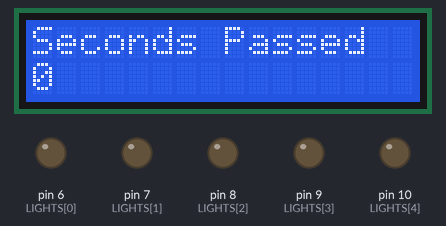
The sketch below on a simulated Arduino Uno, built with avr-gcc and run on an emulated ATmega328P. On the bench: 16×2 character LCD, output pins drawn as LEDs (lit = HIGH). What the sketch prints to the serial monitor is not drawn.

Above: at 0.1 s.
At 5.2 s:
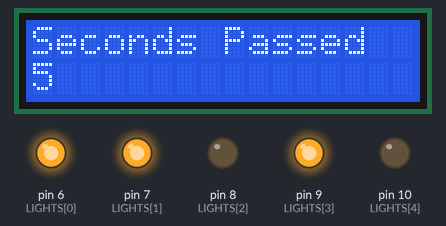
At 7.3 s:
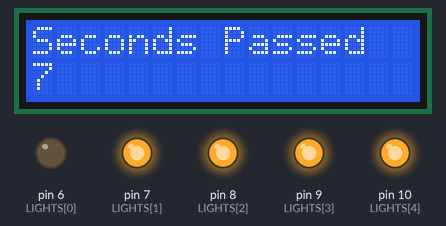
At 16.5 s:
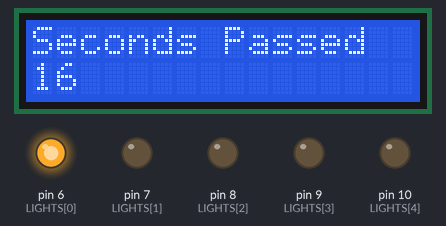
At 23.7 s:
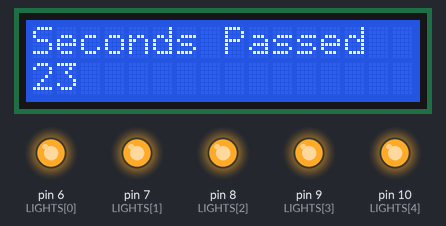
At 36.0 s:
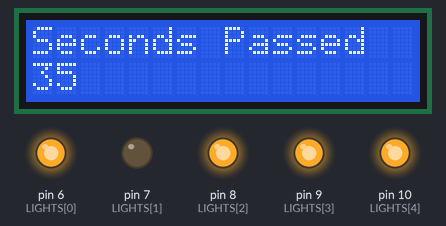
Timing chart, 0 to 40.0 s (numbered marks = the images above):
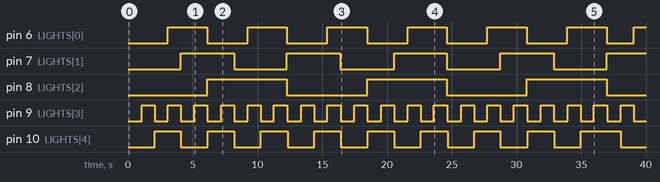

The sketch:

code.ino
```cpp
#include <LiquidCrystal.h>
#define N 5

int LIGHTS[N] = {6, 7, 8, 9, 10}; // Pin numbers of all the lights!
int DELAYS[N] = {3, 4, 6, 1, 2};  //In seconds!
bool LIGHTS_ON[N] = {false};
LiquidCrystal lcd(12, 11, 5, 4, 3, 2);

void setup()
{
    lcd.begin(16, 2);
    lcd.print("Seconds Passed");
    Serial.begin(9600);
    for (int i = 0; i < N; i++)
    {
        pinMode(LIGHTS[i], OUTPUT);
    }
}

void control_lights(int light, int time)
{
    if (time % DELAYS[light] == 0)
    {
        if (LIGHTS_ON[light])
        {

            LIGHTS_ON[light] = false;
            digitalWrite(LIGHTS[light], LOW);
            Serial.print("Turning off the light: ");
            Serial.print(light);
            Serial.print("At time: ");
            Serial.println(time);
        }
        else
        {
            LIGHTS_ON[light] = true;
            digitalWrite(LIGHTS[light], HIGH);
            Serial.print("Turning on the light: ");
            Serial.print(light);
            Serial.print("At time: ");
            Serial.println(time);
        }
    }
}

void loop()
{
    lcd.setCursor(0, 1);
    lcd.print(millis() / 1000);
    delay(1000);
    for (int i = 0; i < N; i++)
    {
        control_lights(i, millis() / 1000);
    }
}
```

Measured:
- by itself, pin 6 (LIGHTS[0]): goes 5 × (HIGH 3.1 s, LOW 3.1 s), HIGH 3.0 s, LOW 2.1 s, then HIGH
- by itself, pin 7 (LIGHTS[1]): alternates HIGH for 4.1 s and LOW for 4.1 s
- by itself, pin 8 (LIGHTS[2]): alternates HIGH for 6.2 s and LOW for 6.2 s
- by itself, pin 9 (LIGHTS[3]): alternates HIGH for 1.0 s and LOW for 1.0 s
- by itself, pin 10 (LIGHTS[4]): goes 8 × (HIGH 2.0 s, LOW 2.1 s), HIGH 3.1 s, then LOW
- what the display in image 1 shows lasts 1.1 s, from 5.1 s to 6.2 s
- what the display in image 2 shows lasts 1.1 s, from 7.2 s to 8.3 s
